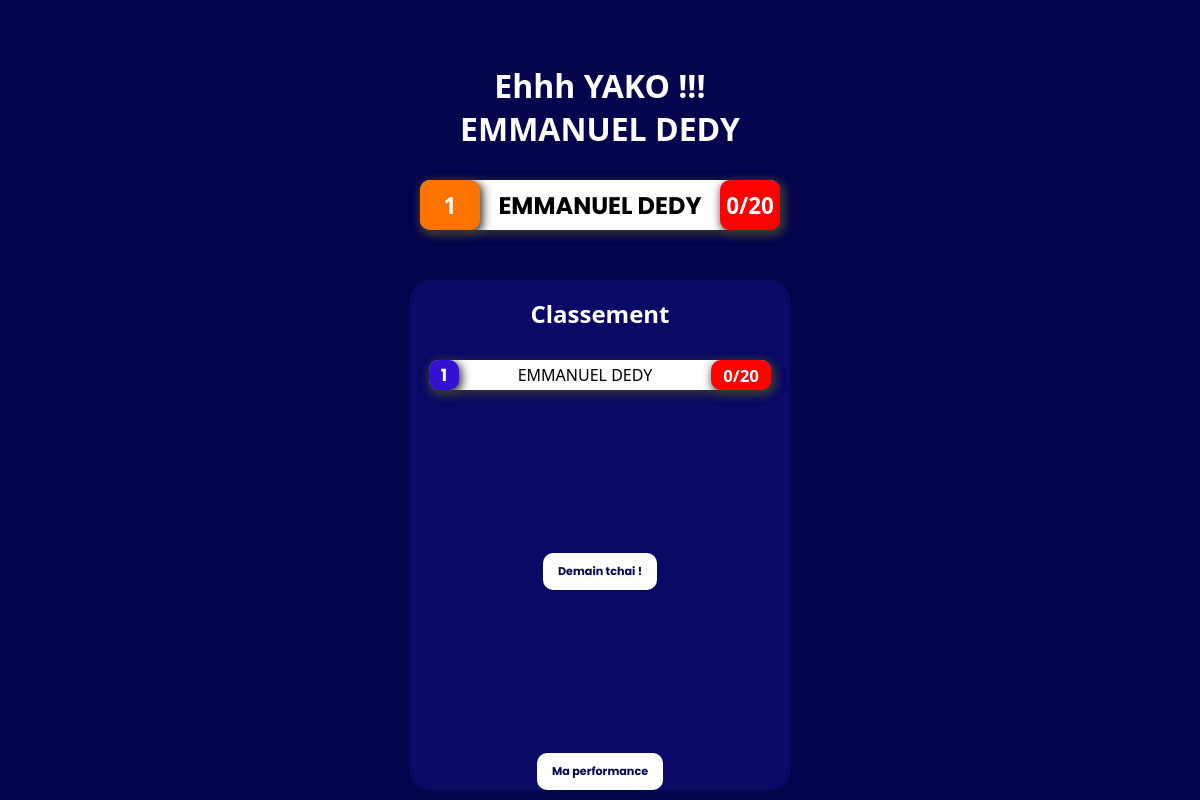
Page /admin (signed in) on the earlier database version.
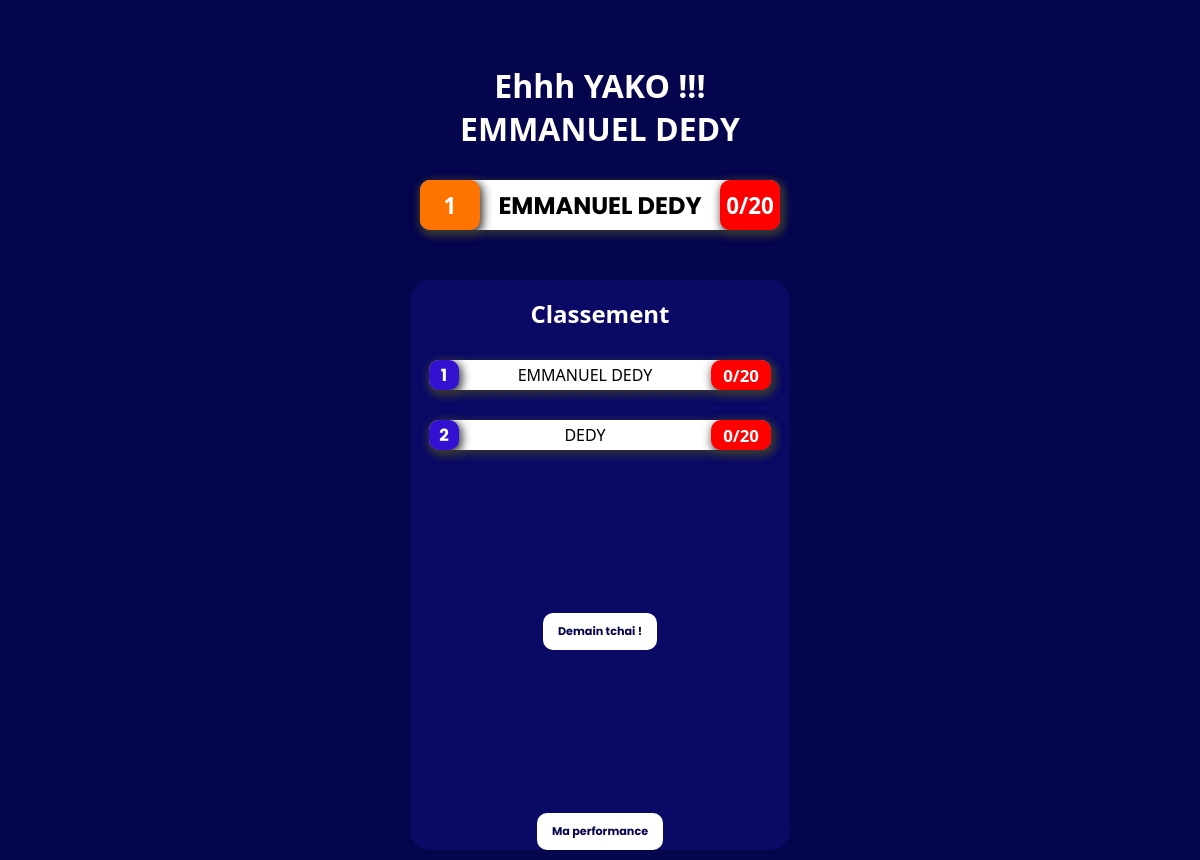
Same page on the later database version.
### app.py (models this page shows, shortened)
class Profiles(db.Model):
    id = db.Column(db.Integer, primary_key = True)
    nom = db.Column(db.String(20), unique = False , nullable = False)
    password = db.Column(db.String(8),nullable = False)

class classement(db.Model):
    id = db.Column(db.Integer, primary_key = True)
    comp = db.Column(db.String(20), unique = False , nullable = False)
    note = db.Column(db.Integer)

### app.py (the view)
@app.route('/admin')
def admin():
    if 'utilisateur_id' in session:
        sessionp = Profiles.query.get(session['utilisateur_id'])
    else:
        return redirect('/pre')
    classep = classement.query.all()
    eudpe = Profiles.query.all()
    datae = compte.query.get(2)
    tab = []
    for i in classep :
        tab.append([i.note,i.comp ])
    q=[]
    tab = sorted(tab)
    w= reversed(tab)
    comp=[]
    for i in tab:
        q.append(i[0])
    maxe = max(q)
    for i in tab:
        if maxe == i[0] :
            aqsz = i
            print(aqsz)
            break
    dss = sessionp.nom
    txs= [datae.comp,dss]
    print(txs)
    lenm= len(tab)-2
    qcs=[]
    for a in tab[::-1]:
        qcs.append(a)
    qsw = qcs.index(txs)+1
    return render_template("admin.html",tab=qcs,comp=comp,maxe=txs,lenm=lenm,qsw=qsw,sessionpp=sessionp.nom)

### templates/admin.html (shortened to what this page needs)
<!DOCTYPE html>
<html lang="en">
<head>
    <link rel="stylesheet" href="/static/CSS/admin.css">
</head>
<body>
    <div class="aqwxc">
            {% if maxe[0]>= 10 %}
        <div class="clase" style="color: white;">
            <a href="/fin" style="text-decoration: none;color: white;"><h1 id="class" style="text-align: center;">Félicitations à toi !!!<span style="text-transform: uppercase;font-family: 'Segoe UI', Tahoma, Geneva, Verdana, sans-serif;">{{maxe[1]}}</span> </h1></a>
        </div>
        {% else %}
        <div class="clase" style="color: white;">
            <a href="/fin" style="text-decoration: none;color: white;"><h1 id="class" style="text-align: center;">Ehhh YAKO !!! <span style="text-transform: uppercase;font-family: 'Segoe UI', Tahoma, Geneva, Verdana, sans-serif;">{{maxe[1]}}</span> </h1></a>
        </div>
        {% endif %}
        {% if maxe %}
        <div class="lopm">
            <div class="lo1">
                <div class="lo105">
                    <h1 id="lo11">{{qsw}}</h1>
                </div>
                <div class="lo12">
                    <h2 style="text-transform: uppercase;">{{maxe[1]}}</h2>
                </div>
                {% if maxe[0]>= 10 %}
                    <div class="lo10">
                        <h1 id="lo11">{{maxe[0]}}/20</h1>
                    </div>
                {% else %}
                    <div class="lo100">
                        <h1 id="lo11">{{maxe[0]}}/20</h1>
                    </div>
                {% endif %}
            </div>
        </div>
        {% endif %}
        <section>
            <div class="clase5" style="color: white;">
                <a href="/fin" style="text-decoration: none;color: white;"><h1 id="class" style="text-align: center;">Classement </h1></a>
            </div>
            {% for i in tab %}
            <div class="lo">
                <div class="lo1">
                    <div class="lo14">
                        <h1 id="1">{{ loop.index }}</h1>
                    </div>
                    <div class="lo12">
                        <p style="text-transform: uppercase;font-family: 'Segoe UI', Tahoma, Geneva, Verdana, sans-serif;">{{ i[1] }}</p>
                    </div>
                    {% if i[0] >= 10 %}
                        <div class="lo10">
                            <h1 id="lo11">{{ i[0] }}/20</h1>
                        </div>
                    {% else %}
                        <div class="lo100">
                            <h1 id="lo11">{{ i[0] }}/20</h1>
                        </div>
                    {% endif %}
                </div>
            </div>
            {% endfor %}
            <div class="deco">
                <a href="/deconnexion" id="dec">Demain tchai !</a>
            </div>
            <div class="deco">
                <form action="imp" method="post" >
                    <button type="submit" id="dec">Ma performance</button>
                </form>
            </div>
        </section>
    </div>
</body>
</html>

### static/CSS/admin.css (style rules this page uses)
* { box-sizing: border-box; margin: 0; padding: 0; font-family: 'Poppins', sans-serif; }
body { background-color: rgb(5, 5, 78); width: 100%; }
.aqwxc { width: 100%; max-width: 400px; margin: 0 auto; margin-top: 50px; background-color: rgb(5, 5, 78); }
.clase { width: 100%; height: 100px; color: white; display: flex; align-items: end; justify-content: center; }
#class { font-family: system-ui, -apple-system, BlinkMacSystemFont, 'Segoe UI', Roboto, Oxygen, Ubuntu, Cantarell, 'Open Sans', 'Helvetica Neue', sans-serif; }
.lopm { display: flex; align-items: center; justify-content: center; flex-direction: column; width: 100%; gap: 20px; padding-top: 30px; padding-bottom: 30px; color: black; }
.lopm .lo1 { display: flex; align-items: center; justify-content: space-between; gap: 10px; width: 90%; height: 50px; background-color: white; border-radius: 10px; animation: wine 2s infinite; }
.lo { display: flex; align-items: center; justify-content: center; flex-direction: column; width: 100%; gap: 20px; padding-top: 30px; color: black; }
.lo1 { display: flex; align-items: center; justify-content: space-between; gap: 10px; width: 90%; height: 30px; background-color: white; border-radius: 10px; box-shadow: 2px 3px 10px 1px rgb(54, 54, 54); }
#lo11 { font-family: system-ui, -apple-system, BlinkMacSystemFont, 'Segoe UI', Roboto, Oxygen, Ubuntu, Cantarell, 'Open Sans', 'Helvetica Neue', sans-serif; }
.lo14 { display: flex; align-items: center; justify-content: center; font-size: 0.7rem; color: white; width: 30px; height: 30px; background-color: rgb(52, 16, 211); border-radius: 10px; box-shadow: 2px 3px 10px 1px rgb(54, 54, 54); }
.lo100 { display: flex; align-items: center; justify-content: center; font-size: 0.7rem; color: white; width: 60px; height: 100%; background-color: rgb(255, 0, 0); border-radius: 10px; box-shadow: 2px 3px 10px 1px rgb(54, 54, 54); }
.lo105 { display: flex; align-items: center; justify-content: center; font-size: 0.7rem; color: white; width: 60px; height: 100%; background-color: rgb(255, 115, 0); border-radius: 10px; box-shadow: 2px 3px 10px 1px rgb(54, 54, 54); }
.deco { display: flex; align-items: end; justify-content: center; width: 100%; height: 200px; }
#dec { display: flex; align-items: end; justify-content: center; border-radius: 10px; padding: 10px 15px; font-size: 0.7rem; color: rgb(5, 5, 78); padding-top: 10px; margin-bottom: 50px; background-color: rgb(255, 255, 255); text-decoration: none; font-weight: bolder; margin: 0 auto; text-align: center; border: none; }
section { width: 95%; background-color: rgba(15, 15, 121, 0.575); border-radius: 20px; margin: 0 auto; margin-bottom: 10px; }
.clase5 { width: 100%; height: 50px; margin-top: 20px; color: white; display: flex; align-items: end; justify-content: center; }

Differences in the rows shown:
added classement: comp "DEDY", note "0"
